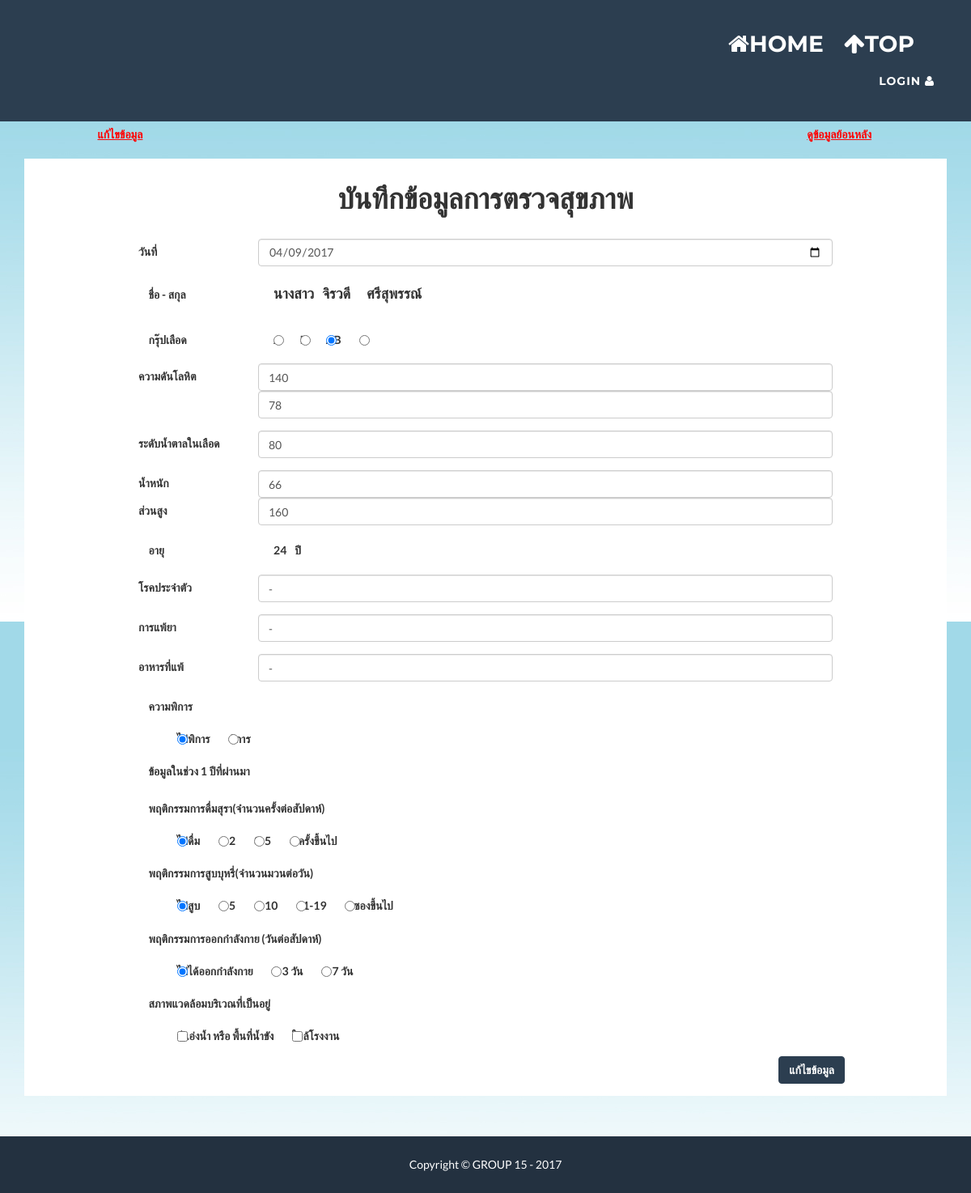
The page /adddata-old-case-edit.php?id=1120911201921 on the database its author committed.
### tables this page shows
CREATE TABLE `health_info` (
  `Hcid` varchar(13) NOT NULL,
  `Years` year(4) NOT NULL,
  `Date_of_Health` date NOT NULL,
  `Blood_group` char(2) NOT NULL,
  `BP_SYS` int(3) NOT NULL,
  `BP_DIA` int(3) NOT NULL,
  `FBS` int(3) NOT NULL,
  `Weight` double(5,0) NOT NULL,
  `Height` double(6,0) NOT NULL,
  `Chronic_Disease` varchar(150) NOT NULL,
  `Intolerance` varchar(150) NOT NULL,
  `Food_allergies` varchar(150) NOT NULL,
  `Disability` int(1) NOT NULL,
  `BOA` int(1) NOT NULL,
  `BOS` int(1) NOT NULL,
  `Exercise` int(1) NOT NULL,
  `Water_area` int(1) NOT NULL,
  `Near_factory` int(1) NOT NULL
);

CREATE TABLE `person` (
  `Citizen_ID` varchar(13) NOT NULL,
  `Title` varchar(7) NOT NULL,
  `Fname` varchar(50) NOT NULL,
  `Lname` varchar(50) NOT NULL,
  `Birth_date` date NOT NULL,
  `Tel` varchar(10) NOT NULL,
  `Education` int(5) NOT NULL,
  `Job` int(5) NOT NULL,
  `Salary` int(5) NOT NULL,
  `RWO` varchar(10) NOT NULL,
  `Hid` varchar(11) NOT NULL
);

### adddata-old-case-edit.php (the view, shortened to what this page needs)
<?php include "head.php" ?>
<?php include "connection.php" ?>
<?php
    $id = $_GET['id'];
?>
 <?php
    $sql = "SELECT * FROM health_info WHERE Hcid = '$id' ";
    $result = mysqli_query($con,$sql);
    while($row = mysqli_fetch_array($result)){
        $id = $row["Hcid"];
        $d = $row["Date_of_Health"];
        $w = $row["Weight"];
        $h = $row["Height"];
        $bg = $row["Blood_group"];
        $dis= $row["Disability"];
        $into = $row["Intolerance"];
        $food = $row["Food_allergies"];
        $sys = $row["BP_SYS"];
        $dia = $row["BP_DIA"];
        $fbs = $row["FBS"];
        $chr = $row["Chronic_Disease"];
        $bos = $row["BOS"];
        $boa = $row["BOA"];
        $ex = $row["Exercise"];
        $wa = $row["Water_area"];
        $nf = $row["Near_factory"];
    }
    if(isset($_SESSION['PHP_SELF'])){
        $p = htmlspecialchars($_SESSION['PHP_SELF']);
    }else{
        $p = '';
    }
?>
<div>
<div class="row">
<div class="form-check form-group col" style="margin-left:10%">
    <label class="col-form-label"><a href="#" style="color: red"><u>แก้ไขข้อมูล</u></a></label>
  </div>
  <div class="form-check form-group col" style="margin-right:10%" align="right">
    <label class="col-form-label"><?php echo "<a href='adddata-old-case-view.php?id=$id' style='color: red'>"?><u>ดูข้อมูลย้อนหลัง</u></a></label>
  </div>
</div>
    <div class="container" style="background:white" d>
      <div class="row">
        <div class="col-lg-12">
          <div style="width:100%" >
            <div align="center" style="padding-top:10px;padding-bottom:20px"><h1>บันทึกข้อมูลการตรวจสุขภาพ</h1></div>
            <form name="myForm" action="<?php echo $p?>" method="POST" onsubmit="return validateForm()">
              <div class="form-group row" style="margin-left:10%;margin-right:10%" id="lname_div">
            <label class="col-2 col-form-label">วันที่</label>
            <div class="col-10">
              <?php echo "<input class='form-control' type='date' class='form-control' id='date' name = 'date' placeholder='Date' maxlength='0' value='$d'>"?>
            </div>
            </div>
            <?php
                $sql = "SELECT Title,Fname,Lname, Year(CURRENT_DATE)-Year(Birth_date) AS Age FROM person WHERE Citizen_ID = '$id'";
                $result = mysqli_query($con,$sql);
                while($row = mysqli_fetch_array($result)){
                    $title = $row["Title"];
                    $fname = $row["Fname"];
                    $lname = $row["Lname"];
                    $age = $row["Age"];
                }
            ?>
              <div class="form-check form-group row" style="margin-left:10%">
                <label class="col-2 col-form-label">ชื่อ - สกุล</label>
                <label class="form-check-label">
                  <h4><label style="padding-right:10px">
                      <?php
                        echo $title;
                      ?>
                      </label><label style="padding-right:20px">
                      <?php
                        echo $fname;
                      ?>
                      </label><label>
                      <?php
                        echo $lname;
                      ?>
                      </label></h4>
                </label>
              </div>
              <div class="form-check form-group row" style="margin-left:10%">
                <label class="col-2 col-form-label">กรุ๊ปเลือด</label>
                <label class="form-check-label">
                  <input class="form-check-input" type="radio" name="BloodGroup" id="inlineRadioA" value="A" <?php if($bg == "A") echo "checked"; ?>>A
                </label>
                <label class="form-check-label" style="margin-left:2%">
                  <input class='form-check-input' type='radio' name='BloodGroup' id='inlineRadioA' value="B" <?php if($bg == "B") echo "checked"; ?>>B
                </label>
                <label class="form-check-label" style="margin-left:2%">
                  <input class='form-check-input' type='radio' name='BloodGroup' id='inlineRadioA' value="AB"<?php if($bg == "AB") echo "checked"; ?>>AB
                </label>
                <label class="form-check-label" style="margin-left:2%">
                  <input  class='form-check-input' type='radio' name='BloodGroup' id='inlineRadioA' value="O" <?php if($bg == "O") echo "checked";?>>O
                </label>
              </div>
              <div class="form-group row" style="margin-left:10%;margin-right:10%">
                <label class="col-2 col-form-label">ความดันโลหิต</label>
                <div class="col-10">
                  <?php echo "<input  class='form-control' type='number' id='SYS' name='SYS' placeholder='SYS' min='1' max='999' value='$sys'>" ?>
                  <?php echo "<input  class='form-control' type='number' id='DIA' name='DIA'  placeholder='DIA' min='1' max='999' value='$dia'>" ?>
                </div>
              </div>
              <div class="form-group row" style="margin-left:10%;margin-right:10%">
                  <label class="col-2 col-form-label">ระดับน้ำตาลในเลือด</label>
                <div class="col-10">
                  <?php echo "<input class='form-control' type='number' id='FBS' name='FBS' placeholder='FBS' min='1' max='999' value='$fbs'>" ?>
                </div>
              </div>
              <div class="form-group row" style="margin-left:10%;margin-right:10%">
               <label class="col-2 col-form-label">น้ำหนัก</label>
               <div class="col-10">
                <?php echo "<input class='form-control' type='number' id='weight' name='weight' placeholder='kilogram' min='1' max='999' value='$w'>" ?>
              </div>
              <label class="col-2 col-form-label">ส่วนสูง</label>
              <div class="col-10">
                <?php echo "<input class='form-control' type='number' id='height' name='height' placeholder='meter' min='1' max='999' value='$h'>" ?>
              </div>
            </div>
            <div class="form-check form-group row" style="margin-left:10%">
              <label class="col-2 col-form-label">อายุ</label>
              <label class="form-check-label">
                <label style="padding-right:10px">
                    <?php
                        echo $age;
                    ?>
                  </label><label style="padding-right:20px">ปี</label>
              </label>
            </div>
                <div class="form-group row" style="margin-left:10%;margin-right:10%" id="chr_div">
              <label class="col-2 col-form-label">โรคประจำตัว</label>
              <div class="col-10">
                <?php echo"<input  class='form-control' type='text' id='chr' name='chr' placeholder='โรคประจำตัว' onkeyup='clean_not_char(this)' onkeydown='clean_not_char(this)' value = '$chr'>" ?>
              </div>
          </div>
          <div class="form-group row" style="margin-left:10%;margin-right:10%" id="into_div">
              <label class="col-2 col-form-label">การแพ้ยา</label>
              <div class="col-10">
                <?php echo "<input  class='form-control' type='text' id='into' name='into' placeholder='การแพ้ยา' onkeyup='clean_not_char(this)' onkeydown='clean_not_char(this)' value = '$into'>" ?>
              </div>
          </div>
          <div class="form-group row" style="margin-left:10%;margin-right:10%" id="food_div">
              <label class="col-2 col-form-label">อาหารที่แพ้</label>
              <div class="col-10">
                <?php echo "<input class='form-control' type='text' id='food' name='food' placeholder='อาหารที่แพ้' onkeyup='clean_not_char(this)' onkeydown='clean_not_char(this)' value='$food'>" ?>
              </div>
          </div>
              <div class="form-check form-group row" style="margin-left:10%" >
            <label class="col-8 col-form-label">ความพิการ</label>
          </div>
          <div class="form-check form-group row" style="margin-left:10%" >
            <label class="form-check-label"  style="margin-left:5%">
              <input class='form-check-input' type='radio' name='disa' id='disa0' value="0" <?php if($dis == 0) echo "checked"?>>ไม่พิการ
            </label>
            <label class="form-check-label" style="margin-left:2%">
              <input class='form-check-input' type='radio' name='disa' id='disa1' value="1" <?php if($dis == 1) echo "checked"?>>พิการ
            </label>
          </div>
            <div class="form-check form-group row" style="margin-left:10%">
              <label class="col-8 col-form-label">ข้อมูลในช่วง 1 ปีที่ผ่านมา</label>
            </div>
            <div class="form-check form-group row" style="margin-left:10%">
              <label class="col-8 col-form-label">พฤติกรรมการดื่มสุรา(จำนวนครั้งต่อสัปดาห์)</label>
            </div>
            <div class="form-check form-group row" style="margin-left:10%">
              <label class="form-check-label" style="margin-left:5%">
                <input class='form-check-input' type='radio' name='Drink' id='drink0' value="0" <?php if($boa == 0) echo "checked"?>> ไม่ดื่ม
              </label>
              <label class="form-check-label" style="margin-left:2%">
                <input  class='form-check-input' type='radio' name='Drink' id='drink1' value="1" <?php if($boa == 1) echo "checked"?>> 1-2
              </label>
              <label class="form-check-label" style="margin-left:2%">
                <input  class='form-check-input' type='radio' name='Drink' id='drink2' value="2" <?php if($boa == 2) echo "checked"?>> 3-5
              </label>
              <label class="form-check-label" style="margin-left:2%">
                <input  class='form-check-input' type='radio' name='Drink' id='drink3' value="3" <?php if($boa == 3) echo "checked"?>> 6 ครั้งขึ้นไป
              </label>
            </div>
            <div class="form-check form-group row" style="margin-left:10%">
              <label class="col-8 col-form-label">พฤติกรรมการสูบบุหรี่(จำนวนมวนต่อวัน)</label>
            </div>
            <div class="form-check form-group row" style="margin-left:10%">
              <label class="form-check-label"  style="margin-left:5%">
                <input  class='form-check-input' type='radio' name='Smoke' id='Smoke0' value="0" <?php if($bos == 0) echo "checked"?>> ไม่สูบ
              </label>
              <label class="form-check-label" style="margin-left:2%">
                <input class='form-check-input' type='radio' name='Smoke' id='Smoke1' value="1" <?php if($bos == 1) echo "checked"?>> 1-5
              </label>
              <label class="form-check-label" style="margin-left:2%">
                <input class='form-check-input' type='radio' name='Smoke' id='Smoke2' value="2" <?php if($bos == 2) echo "checked"?>> 6-10
              </label>
              <label class="form-check-label" style="margin-left:2%">
                <input  class='form-check-input' type='radio' name='Smoke' id='Smoke3' value="3" <?php if($bos == 3) echo "checked"?>> 11-19
              </label>
              <label class="form-check-label" style="margin-left:2%">
                <input  class='form-check-input' type='radio' name='Smoke' id='Smoke4' value="4" <?php if($bos == 4) echo "checked"?>> 1 ซองขึ้นไป
              </label>
            </div>
            <div class="form-check form-group row" style="margin-left:10%">
              <label class="col-8 col-form-label">พฤติกรรมการออกกำลังกาย (วันต่อสัปดาห์)</label>
            </div>
            <div class="form-check form-group row" style="margin-left:10%">
              <label class="form-check-label"  style="margin-left:5%">
                <input  class='form-check-input' type='radio' name='exercise' id='exercise0' value="0" <?php if($ex == 0) echo "checked" ?>>ไม่ได้ออกกำลังกาย
              </label>
              <label class="form-check-label" style="margin-left:2%">
                <input  class='form-check-input' type='radio' name='exercise' id='exercise1' value="1" <?php if($ex == 1) echo "checked"?>>1-3 วัน
              </label>
              <label class="form-check-label" style="margin-left:2%">
                <input  class='form-check-input' type='radio' name='exercise' id='exercise2' value="2" <?php if($ex == 2) echo "checked"?>>4-7 วัน
              </label>
            </div>
            <div class="form-check form-group row" style="margin-left:10%">
              <label class="col-8 col-form-label">สภาพแวดล้อมบริเวณที่เป็นอยู่</label>
            </div>
            <div class="form-check form-group row" style="margin-left:10%">
              <label class="form-check-label"  style="margin-left:5%">
                <input  class='form-check-input' type='checkbox' id='homearea1' name='homeArea1' value="1" <?php if($wa == 1) echo "checked"?> aria-label='...'>มีแอ่งน้ำ หรือ พื้นที่น้ำขัง
              </label>
              <label class="form-check-label" style="margin-left:2%">
                <input  class='form-check-input' type='checkbox' id='homearea2' name='homeArea2' value="1" <?php if($nf == 1) echo "checked"?> aria-label='...'>ใกล้โรงงาน
              </label>
            </div>
            <div class="form-check form-group row" style="margin-left:10%;margin-right:10%" align="right">
              <button type="submit" name = "send" class="btn btn-primary" >แก้ไขข้อมูล</button>
            </div>
          </form>
        </div>
      </div>
    </div>
  </div>
</div>
<?php include "foot.php" ?>

### head.php (shortened to what this page needs)
<!DOCTYPE html>
<html lang="en">
<head>
    <link rel="stylesheet" href="https://maxcdn.bootstrapcdn.com/bootstrap/4.0.0-alpha.6/css/bootstrap.min.css">
    <link href="vendor/bootstrap/css/bootstrap.min.css" rel="stylesheet">
    <link href="css/freelancer.min.css" rel="stylesheet">
    <link href="vendor/font-awesome/css/font-awesome.min.css" rel="stylesheet" type="text/css">
    </head>
    <body id="page-top" class="index" background="img/bg_pattern.jpg" style="background-attachment: fixed;">
        <nav id="mainNav" class="navbar navbar-default navbar-fixed-top navbar-custom">
            <div class="container">
                <div class="navbar-header page-scroll">
                    <a class="navbar-brand" href="index.php"><i class="fa fa-home"></i>HOME</a>
                    <a class="navbar-brand mb-0" href="#page-top"><i class="fa fa-arrow-up"></i>TOP</a>
                </div>
                <div class="collapse navbar-collapse" id="bs-example-navbar-collapse-1">
                    <ul class="nav navbar-nav navbar-right">
                        <li class="page-scroll">
                            <a href="#">LOGIN <i class="fa fa-user"></i></a>
                        </li>
                    </ul>
                </div>
            </div>
        </nav>
        <div style="padding-top: 150px" ></div>

### foot.php (shortened to what this page needs)
<div style="padding-bottom: 50px; " background="img/bg_pattern.png"></div>
<footer class="text-center">
    <div class="footer-below">
        <div class="container">
            <div class="row">
                <div class="col-lg-12">
                    Copyright &copy; GROUP 15 - 2017
                </div>
            </div>
        </div>
    </div>
</footer>
</body>
</html>

### rows shown on the page
health_info: date "04/09/2017", Blood_group "☐ A", Blood_group "☐ B", Blood_group "☑ AB", Blood_group "☐ O", SYS "140", DIA "78", FBS "80", weight "66", height "160", chr "-", into "-", food "-", Disability "☑ ไม่พิการ", Disability "☐ พิการ", BOA "☑ ไม่ดื่ม", BOA "☐ 1-2", BOA "☐ 3-5", BOA "☐ 6 ครั้งขึ้นไป", BOS "☑ ไม่สูบ", BOS "☐ 1-5", BOS "☐ 6-10", BOS "☐ 11-19", BOS "☐ 1 ซองขึ้นไป", Exercise "☑ ไม่ได้ออกกำลังกาย", Exercise "☐ 1-3 วัน", Exercise "☐ 4-7 วัน"
person: Title "นางสาว", Fname "จิรวดี", Lname "ศรีสุพรรณ์"

### other values the page prints
$age "24"
